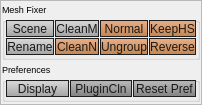
             <widget class="QFrame" name="frame_transformTools_2">
              <property name="sizePolicy">
               <sizepolicy hsizetype="Preferred" vsizetype="Preferred">
                <horstretch>0</horstretch>
                <verstretch>0</verstretch>
               </sizepolicy>
              </property>
              <property name="minimumSize">
               <size>
                <width>0</width>
                <height>0</height>
               </size>
              </property>
              <property name="maximumSize">
               <size>
                <width>16777215</width>
                <height>16777215</height>
               </size>
              </property>
              <property name="font">
               <font>
                <family>Segoe UI</family>
               </font>
              </property>
              <property name="styleSheet">
               <string notr="true">QPushButton{ 
 border:1px solid rgb(30,30,30);
background-color: qlineargradient(spread:pad, x1:1, y1:1, x2:1, y2:0, stop:0 rgba(189, 118, 57, 225), stop:1 rgba(235, 158, 108, 195));
color:rgb(25,25,25);}
QPushButton:hover{ 
 border:1px solid rgb(30,30,30);
background-color: qlineargradient(spread:pad, x1:1, y1:1, x2:1, y2:0, stop:0 rgba(189, 118, 57, 225), stop:1 rgba(255, 178, 128, 195));
color:rgb(25,25,25);}
QPushButton:pressed{ 
 border:1px solid rgb(30,30,30);
background-color: qlineargradient(spread:pad, x1:1, y1:1, x2:1, y2:0, stop:0 rgba(235, 158, 108, 195), stop:1 rgba( 189, 118, 57, 225));
color:rgb(25,25,25);}</string>
              </property>
              <property name="frameShape">
               <enum>QFrame::StyledPanel</enum>
              </property>
              <property name="frameShadow">
               <enum>QFrame::Raised</enum>
              </property>
              <layout class="QVBoxLayout" name="verticalLayout_5">
               <property name="spacing">
                <number>3</number>
               </property>
               <property name="leftMargin">
                <number>1</number>
               </property>
               <property name="topMargin">
                <number>2</number>
               </property>
               <property name="rightMargin">
                <number>1</number>
               </property>
               <property name="bottomMargin">
                <number>2</number>
               </property>
               <item>
                <widget class="QGroupBox" name="groupBox_meshEditor_2">
                 <property name="sizePolicy">
                  <sizepolicy hsizetype="Preferred" vsizetype="Fixed">
                   <horstretch>0</horstretch>
                   <verstretch>0</verstretch>
                  </sizepolicy>
                 </property>
                 <property name="minimumSize">
                  <size>
                   <width>0</width>
                   <height>0</height>
                  </size>
                 </property>
                 <property name="maximumSize">
                  <size>
                   <width>16777215</width>
                   <height>16777215</height>
                  </size>
                 </property>
                 <property name="font">
                  <font>
                   <family>Segoe UI</family>
                   <pointsize>7</pointsize>
                  </font>
                 </property>
                 <property name="layoutDirection">
                  <enum>Qt::LeftToRight</enum>
                 </property>
                 <property name="autoFillBackground">
                  <bool>false</bool>
                 </property>
                 <property name="styleSheet">
                  <string notr="true"/>
                 </property>
                 <property name="title">
                  <string>Mesh Fixer</string>
                 </property>
                 <layout class="QGridLayout" name="gridLayout_12">
                  <property name="leftMargin">
                   <number>1</number>
                  </property>
                  <property name="topMargin">
                   <number>0</number>
                  </property>
                  <property name="rightMargin">
                   <number>1</number>
                  </property>
                  <property name="bottomMargin">
                   <number>2</number>
                  </property>
                  <property name="spacing">
                   <number>1</number>
                  </property>
                  <item row="1" column="0">
                   <widget class="QPushButton" name="btn_scene">
                    <property name="minimumSize">
                     <size>
                      <width>0</width>
                      <height>17</height>
                     </size>
                    </property>
                    <property name="maximumSize">
                     <size>
                      <width>16777215</width>
                      <height>22</height>
                     </size>
                    </property>
                    <property name="font">
                     <font>
                      <family>Segoe UI</family>
                     </font>
                    </property>
                    <property name="cursor">
                     <cursorShape>PointingHandCursor</cursorShape>
                    </property>
                    <property name="statusTip">
                     <string>Optimize scene. Maya built-in function.</string>
                    </property>
                    <property name="styleSheet">
                     <string notr="true">QPushButton{ 
 border:1px solid rgb(30,30,30);
background-color: qlineargradient(spread:pad, x1:1, y1:1, x2:1, y2:0, stop:0 rgba(155, 155,155, 235), stop:1 rgba(215, 215, 215, 195));
color:rgb(25,25,25);}

QPushButton:hover{ 
 border:1px solid rgb(30,30,30);
background-color: qlineargradient(spread:pad, x1:1, y1:1, x2:1, y2:0, stop:0 rgba(180, 180, 180, 225), stop:1 rgba(235, 235, 235, 195));
color:rgb(25,25,25);}

QPushButton:pressed{ 
 border:1px solid rgb(30,30,30);
background-color: qlineargradient(spread:pad, x1:1, y1:1, x2:1, y2:0, stop:0 rgba(215, 215, 215, 195), stop:1 rgba(155, 155,155, 235));
color:rgb(25,25,25);}</string>
                    </property>
                    <property name="text">
                     <string>Scene</string>
                    </property>
                   </widget>
                  </item>
                  <item row="1" column="1">
                   <widget class="QPushButton" name="btn_cleanM">
                    <property name="minimumSize">
                     <size>
                      <width>0</width>
                      <height>17</height>
                     </size>
                    </property>
                    <property name="maximumSize">
                     <size>
                      <width>16777215</width>
                      <height>22</height>
                     </size>
                    </property>
                    <property name="font">
                     <font>
                      <family>Segoe UI</family>
                     </font>
                    </property>
                    <property name="cursor">
                     <cursorShape>PointingHandCursor</cursorShape>
                    </property>
                    <property name="statusTip">
                     <string>Predefined mesh cleanup.</string>
                    </property>
                    <property name="styleSheet">
                     <string notr="true">QPushButton{ 
 border:1px solid rgb(30,30,30);
background-color: qlineargradient(spread:pad, x1:1, y1:1, x2:1, y2:0, stop:0 rgba(155, 155,155, 235), stop:1 rgba(215, 215, 215, 195));
color:rgb(25,25,25);}

QPushButton:hover{ 
 border:1px solid rgb(30,30,30);
background-color: qlineargradient(spread:pad, x1:1, y1:1, x2:1, y2:0, stop:0 rgba(180, 180, 180, 225), stop:1 rgba(235, 235, 235, 195));
color:rgb(25,25,25);}

QPushButton:pressed{ 
 border:1px solid rgb(30,30,30);
background-color: qlineargradient(spread:pad, x1:1, y1:1, x2:1, y2:0, stop:0 rgba(215, 215, 215, 195), stop:1 rgba(155, 155,155, 235));
color:rgb(25,25,25);}</string>
                    </property>
                    <property name="text">
                     <string>CleanM</string>
                    </property>
                   </widget>
                  </item>
                  <item row="1" column="3">
                   <widget class="QPushButton" name="btn_keepHS">
                    <property name="minimumSize">
                     <size>
                      <width>0</width>
                      <height>17</height>
                     </size>
                    </property>
                    <property name="maximumSize">
                     <size>
                      <width>16777215</width>
                      <height>22</height>
                     </size>
                    </property>
                    <property name="font">
                     <font>
                      <family>Segoe UI</family>
                     </font>
                    </property>
                    <property name="cursor">
                     <cursorShape>PointingHandCursor</cursorShape>
                    </property>
                    <property name="statusTip">
                     <string>Unlock normal while keeping hard/ soft edges.</string>
                    </property>
                    <property name="text">
                     <string>KeepHS</string>
                    </property>
                   </widget>
                  </item>
                  <item row="1" column="2">
                   <widget class="QPushButton" name="btn_normal">
                    <property name="minimumSize">
                     <size>
                      <width>0</width>
                      <height>17</height>
                     </size>
                    </property>
                    <property name="maximumSize">
                     <size>
                      <width>16777215</width>
                      <height>22</height>
                     </size>
                    </property>
                    <property name="font">
                     <font>
                      <family>Segoe UI</family>
                     </font>
                    </property>
                    <property name="cursor">
                     <cursorShape>PointingHandCursor</cursorShape>
                    </property>
                    <property name="statusTip">
                     <string>Facet and freeze, maya built-in function.</string>
                    </property>
                    <property name="text">
                     <string>Normal</string>
                    </property>
                   </widget>
                  </item>
                  <item row="2" column="0">
                   <widget class="QPushButton" name="btn_rename">
                    <property name="minimumSize">
                     <size>
                      <width>0</width>
                      <height>17</height>
                     </size>
                    </property>
                    <property name="maximumSize">
                     <size>
                      <width>16777215</width>
                      <height>22</height>
                     </size>
                    </property>
                    <property name="font">
                     <font>
                      <family>Segoe UI</family>
                     </font>
                    </property>
                    <property name="cursor">
                     <cursorShape>PointingHandCursor</cursorShape>
                    </property>
                    <property name="statusTip">
                     <string>Rename tool from maya bonus tool.</string>
                    </property>
                    <property name="styleSheet">
                     <string notr="true">QPushButton{ 
 border:1px solid rgb(30,30,30);
background-color: qlineargradient(spread:pad, x1:1, y1:1, x2:1, y2:0, stop:0 rgba(155, 155,155, 235), stop:1 rgba(215, 215, 215, 195));
color:rgb(25,25,25);}

QPushButton:hover{ 
 border:1px solid rgb(30,30,30);
background-color: qlineargradient(spread:pad, x1:1, y1:1, x2:1, y2:0, stop:0 rgba(180, 180, 180, 225), stop:1 rgba(235, 235, 235, 195));
color:rgb(25,25,25);}

QPushButton:pressed{ 
 border:1px solid rgb(30,30,30);
background-color: qlineargradient(spread:pad, x1:1, y1:1, x2:1, y2:0, stop:0 rgba(215, 215, 215, 195), stop:1 rgba(155, 155,155, 235));
color:rgb(25,25,25);}</string>
                    </property>
                    <property name="text">
                     <string>Rename</string>
                    </property>
                   </widget>
                  </item>
                  <item row="2" column="1">
                   <widget class="QPushButton" name="btn_cleanN">
                    <property name="minimumSize">
                     <size>
                      <width>0</width>
                      <height>17</height>
                     </size>
                    </property>
                    <property name="maximumSize">
                     <size>
                      <width>16777215</width>
                      <height>22</height>
                     </size>
                    </property>
                    <property name="font">
                     <font>
                      <family>Segoe UI</family>
                     </font>
                    </property>
                    <property name="cursor">
                     <cursorShape>PointingHandCursor</cursorShape>
                    </property>
                    <property name="statusTip">
                     <string>Cleanup namespace.</string>
                    </property>
                    <property name="text">
                     <string>CleanN</string>
                    </property>
                   </widget>
                  </item>
                  <item row="2" column="2">
                   <widget class="QPushButton" name="btn_ungroup">
                    <property name="minimumSize">
                     <size>
                      <width>0</width>
                      <height>17</height>
                     </size>
                    </property>
                    <property name="maximumSize">
                     <size>
                      <width>16777215</width>
                      <height>22</height>
                     </size>
                    </property>
                    <property name="font">
                     <font>
                      <family>Segoe UI</family>
                     </font>
                    </property>
                    <property name="cursor">
                     <cursorShape>PointingHandCursor</cursorShape>
                    </property>
                    <property name="statusTip">
                     <string>Ungroup selected nodes.</string>
                    </property>
                    <property name="styleSheet">
                     <string notr="true"/>
                    </property>
                    <property name="text">
                     <string>Ungroup</string>
                    </property>
                   </widget>
                  </item>
                  <item row="2" column="3">
                   <widget class="QPushButton" name="btn_reverse">
                    <property name="minimumSize">
                     <size>
                      <width>0</width>
                      <height>17</height>
                     </size>
                    </property>
                    <property name="maximumSize">
                     <size>
                      <width>16777215</width>
                      <height>22</height>
                     </size>
                    </property>
                    <property name="font">
                     <font>
                      <family>Segoe UI</family>
                     </font>
                    </property>
                    <property name="cursor">
                     <cursorShape>PointingHandCursor</cursorShape>
                    </property>
                    <property name="statusTip">
                     <string>Reverse normal to facing current camera.</string>
                    </property>
                    <property name="text">
                     <string>Reverse</string>
                    </property>
                   </widget>
                  </item>
                 </layout>
                </widget>
               </item>
               <item>
                <widget class="QGroupBox" name="groupBox_instancer_2">
                 <property name="sizePolicy">
                  <sizepolicy hsizetype="Preferred" vsizetype="Preferred">
                   <horstretch>0</horstretch>
                   <verstretch>0</verstretch>
                  </sizepolicy>
                 </property>
                 <property name="minimumSize">
                  <size>
                   <width>0</width>
                   <height>0</height>
                  </size>
                 </property>
                 <property name="maximumSize">
                  <size>
                   <width>16777215</width>
                   <height>16777215</height>
                  </size>
                 </property>
                 <property name="font">
                  <font>
                   <family>Segoe UI</family>
                   <pointsize>7</pointsize>
                  </font>
                 </property>
                 <property name="styleSheet">
                  <string notr="true"/>
                 </property>
                 <property name="title">
                  <string>Preferences</string>
                 </property>
                 <layout class="QGridLayout" name="gridLayout_13">
                  <property name="leftMargin">
                   <number>1</number>
                  </property>
                  <property name="topMargin">
                   <number>0</number>
                  </property>
                  <property name="rightMargin">
                   <number>1</number>
                  </property>
                  <property name="bottomMargin">
                   <number>2</number>
                  </property>
                  <property name="spacing">
                   <number>1</number>
                  </property>
                  <item row="0" column="1">
                   <widget class="QPushButton" name="btn_display">
                    <property name="minimumSize">
                     <size>
                      <width>0</width>
                      <height>17</height>
                     </size>
                    </property>
                    <property name="maximumSize">
                     <size>
                      <width>16777215</width>
                      <height>22</height>
                     </size>
                    </property>
                    <property name="font">
                     <font>
                      <family>Segoe UI</family>
                     </font>
                    </property>
                    <property name="cursor">
                     <cursorShape>PointingHandCursor</cursorShape>
                    </property>
                    <property name="statusTip">
                     <string>Quick display all kinds of poly info.</string>
                    </property>
                    <property name="styleSheet">
                     <string notr="true">QPushButton{ 
 border:1px solid rgb(30,30,30);
background-color: qlineargradient(spread:pad, x1:1, y1:1, x2:1, y2:0, stop:0 rgba(155, 155,155, 235), stop:1 rgba(215, 215, 215, 195));
color:rgb(25,25,25);}

QPushButton:hover{ 
 border:1px solid rgb(30,30,30);
background-color: qlineargradient(spread:pad, x1:1, y1:1, x2:1, y2:0, stop:0 rgba(180, 180, 180, 225), stop:1 rgba(235, 235, 235, 195));
color:rgb(25,25,25);}

QPushButton:pressed{ 
 border:1px solid rgb(30,30,30);
background-color: qlineargradient(spread:pad, x1:1, y1:1, x2:1, y2:0, stop:0 rgba(215, 215, 215, 195), stop:1 rgba(155, 155,155, 235));
color:rgb(25,25,25);}</string>
                    </property>
                    <property name="text">
                     <string>Display</string>
                    </property>
                   </widget>
                  </item>
                  <item row="0" column="2">
                   <widget class="QPushButton" name="btn_pluginCln">
                    <property name="minimumSize">
                     <size>
                      <width>0</width>
                      <height>17</height>
                     </size>
                    </property>
                    <property name="maximumSize">
                     <size>
                      <width>16777215</width>
                      <height>22</height>
                     </size>
                    </property>
                    <property name="font">
                     <font>
                      <family>Segoe UI</family>
                     </font>
                    </property>
                    <property name="cursor">
                     <cursorShape>PointingHandCursor</cursorShape>
                    </property>
                    <property name="statusTip">
                     <string>Clean plugins that are not used frequently by modeler.</string>
                    </property>
                    <property name="styleSheet">
                     <string notr="true">*.QPushButton{ 
background-color: qlineargradient(spread:pad, x1:1, y1:1, x2:1, y2:0, stop:0 rgba(115, 115, 115, 225), stop:1 rgba(175,175, 175, 195));
border:1px solid rgb(30,30,30);
color: rgb( 25,25,25 );
}
*.QPushButton:hover{ 
background-color: qlineargradient(spread:pad, x1:1, y1:1, x2:1, y2:0, stop:0 rgba(135, 135, 135, 225), stop:1 rgba(195,195, 195, 195));
border:1px solid rgb(30,30,30);
color: rgb( 25,25,25 );
}
*.QPushButton:pressed{ 
background-color: qlineargradient(spread:pad, x1:1, y1:1, x2:1, y2:0, stop:0 rgba(175, 175, 175, 195), stop:1 rgba(115,115, 115, 225));
border:1px solid rgb(30,30,30);
color: rgb( 25,25,25 );
}</string>
                    </property>
                    <property name="text">
                     <string>PluginCln</string>
                    </property>
                   </widget>
                  </item>
                  <item row="0" column="3">
                   <widget class="QPushButton" name="btn_resetPref">
                    <property name="minimumSize">
                     <size>
                      <width>0</width>
                      <height>17</height>
                     </size>
                    </property>
                    <property name="maximumSize">
                     <size>
                      <width>16777215</width>
                      <height>22</height>
                     </size>
                    </property>
                    <property name="font">
                     <font>
                      <family>Segoe UI</family>
                     </font>
                    </property>
                    <property name="cursor">
                     <cursorShape>PointingHandCursor</cursorShape>
                    </property>
                    <property name="statusTip">
                     <string>Reset all preferences while keeping hotkeys and shelf. </string>
                    </property>
                    <property name="styleSheet">
                     <string notr="true">*.QPushButton{ 
background-color: qlineargradient(spread:pad, x1:1, y1:1, x2:1, y2:0, stop:0 rgba(115, 115, 115, 225), stop:1 rgba(175,175, 175, 195));
border:1px solid rgb(30,30,30);
color: rgb( 25,25,25 );
}
*.QPushButton:hover{ 
background-color: qlineargradient(spread:pad, x1:1, y1:1, x2:1, y2:0, stop:0 rgba(135, 135, 135, 225), stop:1 rgba(195,195, 195, 195));
border:1px solid rgb(30,30,30);
color: rgb( 25,25,25 );
}
*.QPushButton:pressed{ 
background-color: qlineargradient(spread:pad, x1:1, y1:1, x2:1, y2:0, stop:0 rgba(175, 175, 175, 195), stop:1 rgba(115,115, 115, 225));
border:1px solid rgb(30,30,30);
color: rgb( 25,25,25 );
}</string>
                    </property>
                    <property name="text">
                     <string>Reset Pref</string>
                    </property>
                   </widget>
                  </item>
                 </layout>
                </widget>
               </item>
              </layout>
             </widget>
